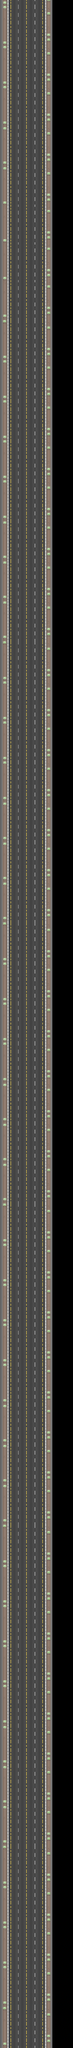

The image is a tile-based game level rendered from a .tmx file. Its description and source (layers, tilesets, objects; grid data summarised) follow:
An orthogonal 64x1792 tile map with 16x16 px tiles, 1 tile layer (Tile Layer 1).

<map version="1.0" tiledversion="1.1.5" orientation="orthogonal" renderorder="right-down" width="64" height="1792" tilewidth="16" tileheight="16" infinite="0" backgroundcolor="#000000" nextobjectid="1">
 <tileset firstgid="1" source="roadBackGroundv5.tsx" />
 <layer name="Tile Layer 1" width="64" height="1792">
  <data>[114688 cells, 82432 non-empty, 1656 distinct tile ids]</data>
 </layer>
</map>
